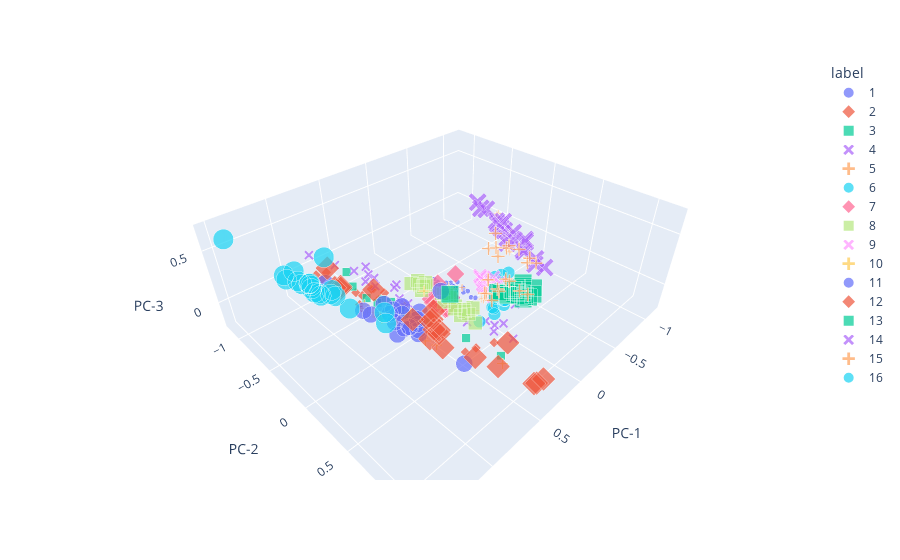
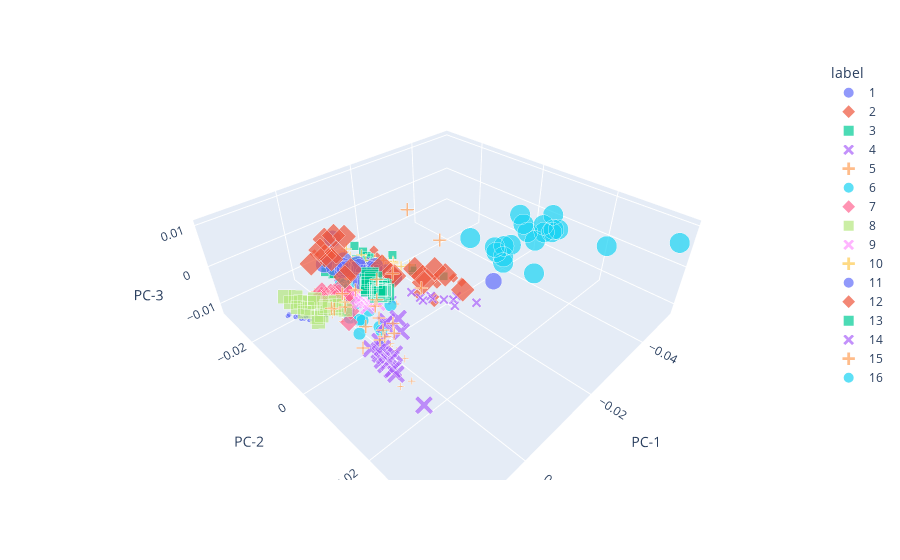
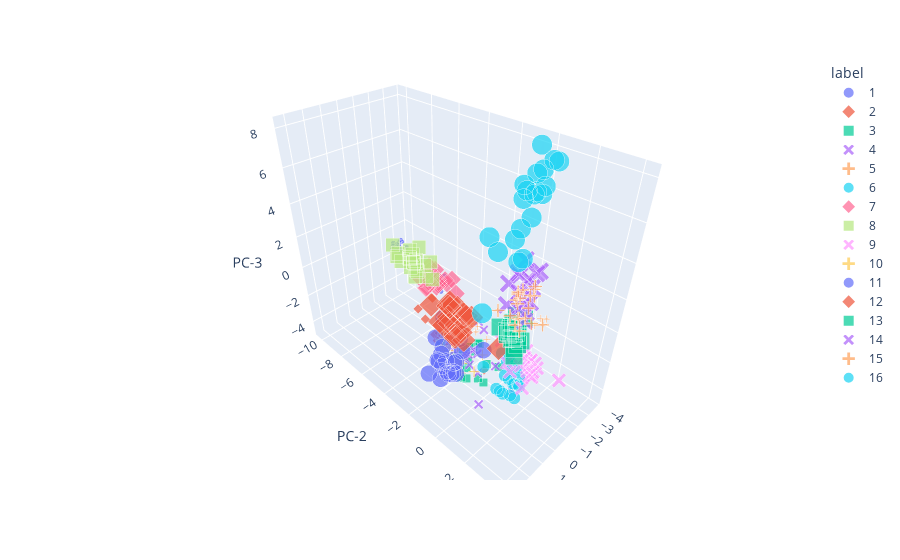

Write notebook code for charts like these, in order.
### Code cell
from preprocess import *
from utils import *
from pandas import DataFrame
dataset = "IndianPines"
preprocesses = ['pca', 'ica','lda']
hsi_img, gt, label_values, ignored_labels = load_dataset(dataset)
class_labels = {'1': '1'	,
    '2'	:'2'	,
    '3'	:'3'	,
    '4'	:'4'	,
    '5'	:'5'	,
    '6'	: '6'	,
    '7'	:'7'	,
    '8'	:'8'	,
    '9'	:'9'    ,
    '10': '10'	,
    '11': '11'	,
    '12': '12'	,
    '13': '13'	,
    '14': '14'	,
    '15': '15'	,
    '16': '16'	
    }
for i in range(len(preprocesses)):
    img = preprocess(hsi_img, gt, preprocess_name=preprocesses[i], n_bands=3)
    img_merge = np.concatenate((img, gt[:,:,None]), axis=2)
    m, n, p = img_merge.shape
    img_data = np.reshape(img_merge, (m * n, p))
    img_frame = DataFrame(img_data,index=None,columns = ["PC-1","PC-2","PC-3",'class'])
    img_frame['class'] = img_frame['class'].map(lambda x: int(x))
    sample_size = 20
    sample = img_frame.groupby('class').apply(lambda x: x.sample(sample_size))
    sample = sample[sample['class'] != 0]
    sample['class'].value_counts()
    sample['label'] =  sample['class'].apply(lambda x : class_labels[str(x)])
    sample['label'].value_counts()
    scatter_3d = px.scatter_3d(sample, x="PC-1", y="PC-2", z="PC-3", size="class", color = "label",hover_name="label",
                    symbol="label")#, color_discrete_map = {"Joly": "blue", "Bergeron": "green", "Coderre":"red"})
    scatter_3d.show()
